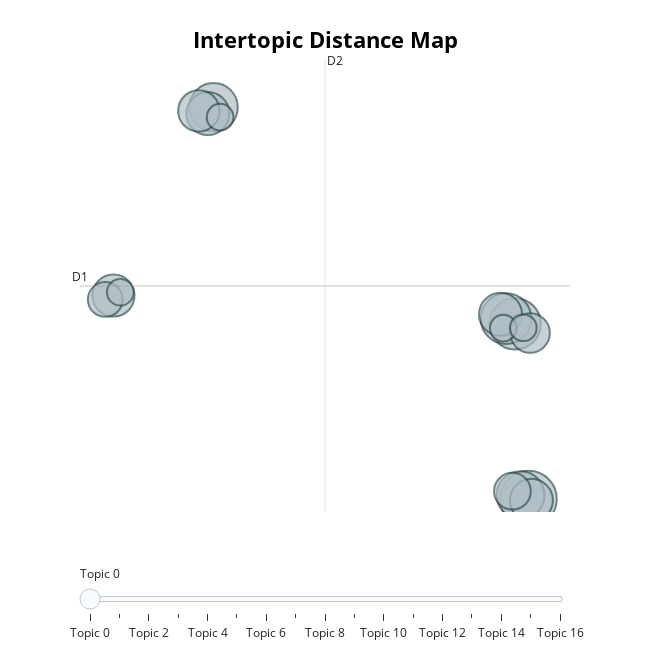

Notebook code for this chart:
### Code cell
model.visualize_topics()

### Figure 1 — Plotly figure (JSON) as saved in the notebook; plotly's stock layout.template omitted (floating-point values rounded to 4 significant figures)
{"data": [{"customdata": [[0, "localstoragesetitemthisuser | localstoragesetitemuser | gamejs | javascript | getuser", 45], [1, "dict | optionalstr | python | elif | extract", 37], [2, "kernel | uint32t | qelemsize | uint64t | blockq3k", 36], [3, "github | git | commits | repository | commit", 33], [4, "images | image | pictures | files | file", 32], [5, "react | reactcomponent | reactinfinitescrollcomponent | reactapprewired | reactrouterdom", 26], [6, "dockerfile | docker | pip | orggradleinternaloperationsdefaultbuildoperationrunner2executedefaultbuildoperationrunnerjava66 | orggradleinternaloperationsdefaultbuildoperationrunnerexecutedefaultbuildoperationrunnerjava157", 26], [7, "json | typescript | type | types | object", 26], [8, "task | subtasks | ai | odoo | project", 25], [9, "java | tomcat | objectmapper | myservlet | systemoutprintlnplayergetopponentgetusername", 24], [10, "sqlite | sql | rows | table | database", 22], [11, "audio | aria2c | webtorrent | streamingresponse | mp4", 19], [12, "translator | translate | translatetexttext | languages | language", 17], [13, "section | fundamentals | data | development | visualizations", 10], [14, "nodejs | packagejson | moduleload | npm | node", 10], [15, "gui | desktop | tkinter | interface | layouts", 10], [16, "numbers | sum | maximum | grid | 24", 10]], "hovertemplate": "<b>Topic %{customdata[0]}</b><br>%{customdata[1]}<br>Size: %{customdata[2]}", "legendgroup": "", "marker": {"color": "#B0BEC5", "line": {"color": "DarkSlateGrey", "width": 2}, "size": [45, 37, 36, 33, 32, 26, 26, 26, 25, 24, 22, 19, 17, 10, 10, 10, 10], "sizemode": "area", "sizeref": 0.02813, "symbol": "circle"}, "mode": "markers", "name": "", "orientation": "v", "showlegend": false, "type": "scatter", "x": [9.291, 8.803, 8.473, -2.205, 9.002, 9.397, -2.414, 8.27, -5.859, -2.741, 9.348, 8.704, -6.156, -5.608, -1.966, 8.371, 9.103], "xaxis": "x", "y": [-5.812, 7.499, 7.898, 23.97, -5.522, -5.918, 23.5, 8.227, 9.657, 23.7, 6.811, -5.225, 9.359, 9.908, 23.22, 7.179, 7.206], "yaxis": "y"}], "layout": {"annotations": [{"showarrow": false, "text": "D1", "x": -7.08, "y": 10.38, "yshift": 10}, {"showarrow": false, "text": "D2", "x": 1.863, "xshift": 10, "y": 27.57}], "height": 650, "hoverlabel": {"bgcolor": "white", "font": {"family": "Rockwell", "size": 16}}, "legend": {"itemsizing": "constant", "tracegroupgap": 0}, "margin": {"t": 60}, "shapes": [{"line": {"color": "#CFD8DC", "width": 2}, "type": "line", "x0": 1.863, "x1": 1.863, "y0": -6.805, "y1": 27.57}, {"line": {"color": "#9E9E9E", "width": 2}, "type": "line", "x0": -7.08, "x1": 10.81, "y0": 10.38, "y1": 10.38}], "sliders": [{"active": 0, "pad": {"t": 50}, "steps": [{"args": [{"marker.color": [["red", "#B0BEC5", "#B0BEC5", "#B0BEC5", "#B0BEC5", "#B0BEC5", "#B0BEC5", "#B0BEC5", "#B0BEC5", "#B0BEC5", "#B0BEC5", "#B0BEC5", "#B0BEC5", "#B0BEC5", "#B0BEC5", "#B0BEC5", "#B0BEC5"]]}], "label": "Topic 0", "method": "update"}, {"args": [{"marker.color": [["#B0BEC5", "red", "#B0BEC5", "#B0BEC5", "#B0BEC5", "#B0BEC5", "#B0BEC5", "#B0BEC5", "#B0BEC5", "#B0BEC5", "#B0BEC5", "#B0BEC5", "#B0BEC5", "#B0BEC5", "#B0BEC5", "#B0BEC5", "#B0BEC5"]]}], "label": "Topic 1", "method": "update"}, {"args": [{"marker.color": [["#B0BEC5", "#B0BEC5", "red", "#B0BEC5", "#B0BEC5", "#B0BEC5", "#B0BEC5", "#B0BEC5", "#B0BEC5", "#B0BEC5", "#B0BEC5", "#B0BEC5", "#B0BEC5", "#B0BEC5", "#B0BEC5", "#B0BEC5", "#B0BEC5"]]}], "label": "Topic 2", "method": "update"}, {"args": [{"marker.color": [["#B0BEC5", "#B0BEC5", "#B0BEC5", "red", "#B0BEC5", "#B0BEC5", "#B0BEC5", "#B0BEC5", "#B0BEC5", "#B0BEC5", "#B0BEC5", "#B0BEC5", "#B0BEC5", "#B0BEC5", "#B0BEC5", "#B0BEC5", "#B0BEC5"]]}], "label": "Topic 3", "method": "update"}, {"args": [{"marker.color": [["#B0BEC5", "#B0BEC5", "#B0BEC5", "#B0BEC5", "red", "#B0BEC5", "#B0BEC5", "#B0BEC5", "#B0BEC5", "#B0BEC5", "#B0BEC5", "#B0BEC5", "#B0BEC5", "#B0BEC5", "#B0BEC5", "#B0BEC5", "#B0BEC5"]]}], "label": "Topic 4", "method": "update"}, {"args": [{"marker.color": [["#B0BEC5", "#B0BEC5", "#B0BEC5", "#B0BEC5", "#B0BEC5", "red", "#B0BEC5", "#B0BEC5", "#B0BEC5", "#B0BEC5", "#B0BEC5", "#B0BEC5", "#B0BEC5", "#B0BEC5", "#B0BEC5", "#B0BEC5", "#B0BEC5"]]}], "label": "Topic 5", "method": "update"}, {"args": [{"marker.color": [["#B0BEC5", "#B0BEC5", "#B0BEC5", "#B0BEC5", "#B0BEC5", "#B0BEC5", "red", "#B0BEC5", "#B0BEC5", "#B0BEC5", "#B0BEC5", "#B0BEC5", "#B0BEC5", "#B0BEC5", "#B0BEC5", "#B0BEC5", "#B0BEC5"]]}], "label": "Topic 6", "method": "update"}, {"args": [{"marker.color": [["#B0BEC5", "#B0BEC5", "#B0BEC5", "#B0BEC5", "#B0BEC5", "#B0BEC5", "#B0BEC5", "red", "#B0BEC5", "#B0BEC5", "#B0BEC5", "#B0BEC5", "#B0BEC5", "#B0BEC5", "#B0BEC5", "#B0BEC5", "#B0BEC5"]]}], "label": "Topic 7", "method": "update"}, {"args": [{"marker.color": [["#B0BEC5", "#B0BEC5", "#B0BEC5", "#B0BEC5", "#B0BEC5", "#B0BEC5", "#B0BEC5", "#B0BEC5", "red", "#B0BEC5", "#B0BEC5", "#B0BEC5", "#B0BEC5", "#B0BEC5", "#B0BEC5", "#B0BEC5", "#B0BEC5"]]}], "label": "Topic 8", "method": "update"}, {"args": [{"marker.color": [["#B0BEC5", "#B0BEC5", "#B0BEC5", "#B0BEC5", "#B0BEC5", "#B0BEC5", "#B0BEC5", "#B0BEC5", "#B0BEC5", "red", "#B0BEC5", "#B0BEC5", "#B0BEC5", "#B0BEC5", "#B0BEC5", "#B0BEC5", "#B0BEC5"]]}], "label": "Topic 9", "method": "update"}, {"args": [{"marker.color": [["#B0BEC5", "#B0BEC5", "#B0BEC5", "#B0BEC5", "#B0BEC5", "#B0BEC5", "#B0BEC5", "#B0BEC5", "#B0BEC5", "#B0BEC5", "red", "#B0BEC5", "#B0BEC5", "#B0BEC5", "#B0BEC5", "#B0BEC5", "#B0BEC5"]]}], "label": "Topic 10", "method": "update"}, {"args": [{"marker.color": [["#B0BEC5", "#B0BEC5", "#B0BEC5", "#B0BEC5", "#B0BEC5", "#B0BEC5", "#B0BEC5", "#B0BEC5", "#B0BEC5", "#B0BEC5", "#B0BEC5", "red", "#B0BEC5", "#B0BEC5", "#B0BEC5", "#B0BEC5", "#B0BEC5"]]}], "label": "Topic 11", "method": "update"}, {"args": [{"marker.color": [["#B0BEC5", "#B0BEC5", "#B0BEC5", "#B0BEC5", "#B0BEC5", "#B0BEC5", "#B0BEC5", "#B0BEC5", "#B0BEC5", "#B0BEC5", "#B0BEC5", "#B0BEC5", "red", "#B0BEC5", "#B0BEC5", "#B0BEC5", "#B0BEC5"]]}], "label": "Topic 12", "method": "update"}, {"args": [{"marker.color": [["#B0BEC5", "#B0BEC5", "#B0BEC5", "#B0BEC5", "#B0BEC5", "#B0BEC5", "#B0BEC5", "#B0BEC5", "#B0BEC5", "#B0BEC5", "#B0BEC5", "#B0BEC5", "#B0BEC5", "red", "#B0BEC5", "#B0BEC5", "#B0BEC5"]]}], "label": "Topic 13", "method": "update"}, {"args": [{"marker.color": [["#B0BEC5", "#B0BEC5", "#B0BEC5", "#B0BEC5", "#B0BEC5", "#B0BEC5", "#B0BEC5", "#B0BEC5", "#B0BEC5", "#B0BEC5", "#B0BEC5", "#B0BEC5", "#B0BEC5", "#B0BEC5", "red", "#B0BEC5", "#B0BEC5"]]}], "label": "Topic 14", "method": "update"}, {"args": [{"marker.color": [["#B0BEC5", "#B0BEC5", "#B0BEC5", "#B0BEC5", "#B0BEC5", "#B0BEC5", "#B0BEC5", "#B0BEC5", "#B0BEC5", "#B0BEC5", "#B0BEC5", "#B0BEC5", "#B0BEC5", "#B0BEC5", "#B0BEC5", "red", "#B0BEC5"]]}], "label": "Topic 15", "method": "update"}, {"args": [{"marker.color": [["#B0BEC5", "#B0BEC5", "#B0BEC5", "#B0BEC5", "#B0BEC5", "#B0BEC5", "#B0BEC5", "#B0BEC5", "#B0BEC5", "#B0BEC5", "#B0BEC5", "#B0BEC5", "#B0BEC5", "#B0BEC5", "#B0BEC5", "#B0BEC5", "red"]]}], "label": "Topic 16", "method": "update"}]}], "title": {"font": {"color": "Black", "size": 22}, "text": "<b>Intertopic Distance Map</b>", "x": 0.5, "xanchor": "center", "y": 0.95, "yanchor": "top"}, "width": 650, "xaxis": {"anchor": "y", "domain": [0, 1], "range": [-7.08, 10.81], "title": {"text": ""}, "visible": false}, "yaxis": {"anchor": "x", "domain": [0, 1], "range": [-6.805, 27.57], "title": {"text": ""}, "visible": false}}}
